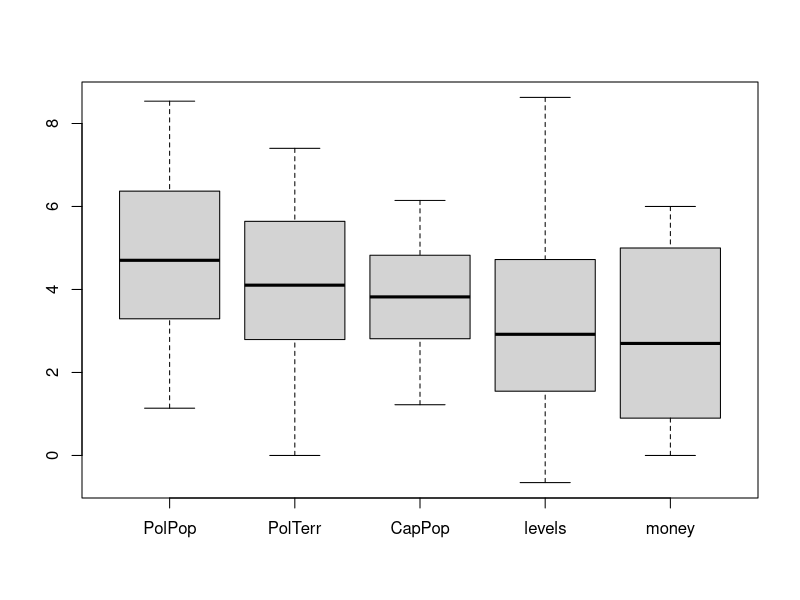
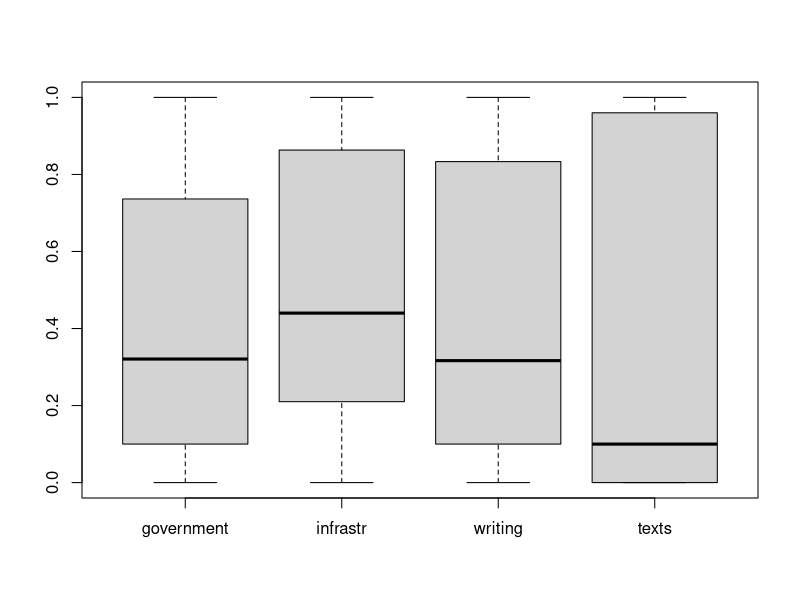
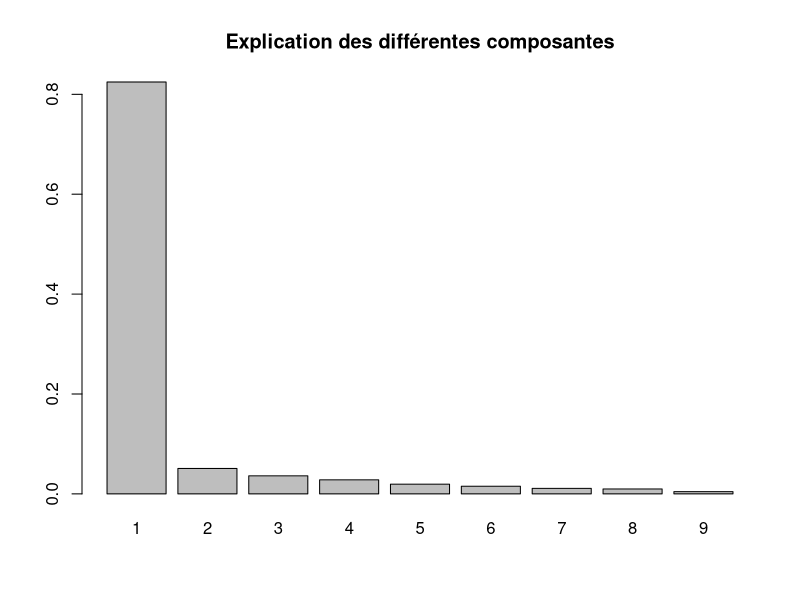
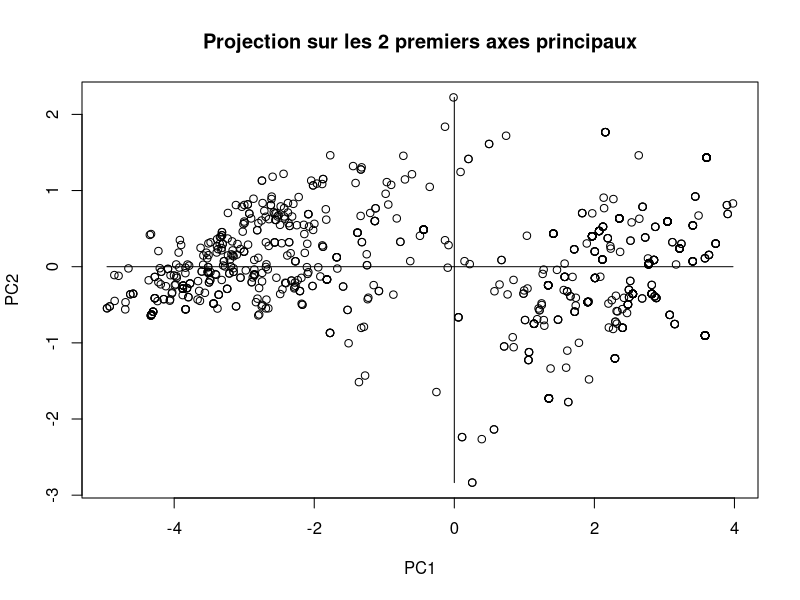
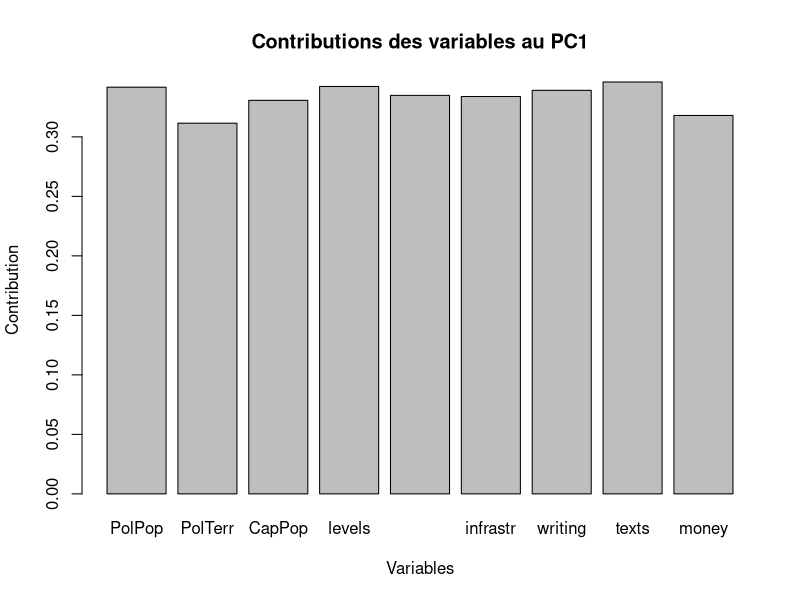
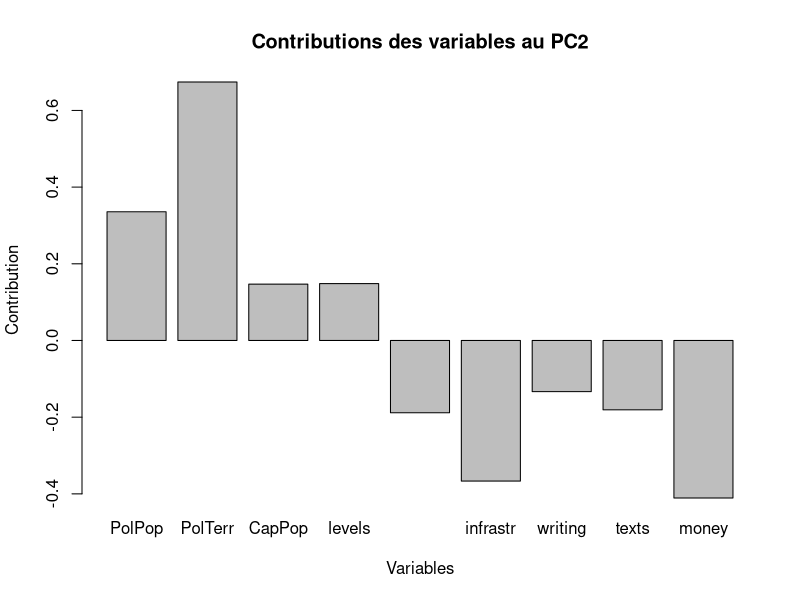
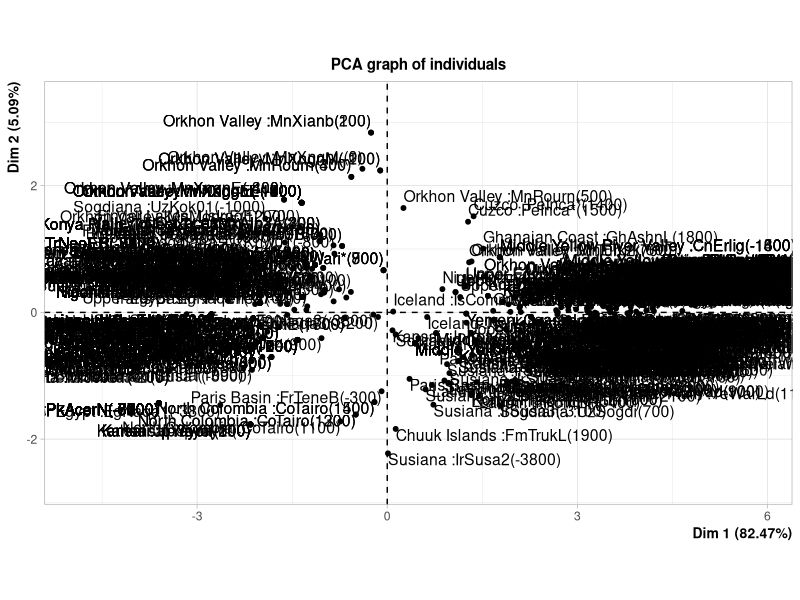
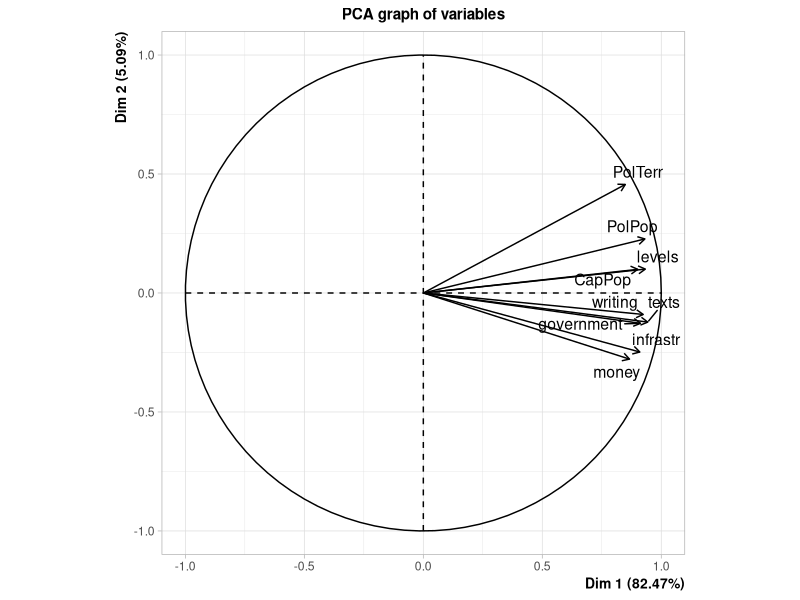

These charts were generated, in order, by the following R code:
## ---- chunk 1
knitr::opts_chunk$set(echo = TRUE)
## ---- chunk 2
dfn <- read.csv('socompindexe.csv',sep=',')
# Mettre l'Index en index et retirer SPC1
data <- subset(dfn, select=-c(Index,SPC1))
rownames(data) <- dfn$Index
attach(data)
head(dfn)
str(data)
head(data)
dim(data)
dim(dfn)
## ---- chunk 3
# Séparer les 2 plots qui sont d'échelle différente
boxplot(subset(data,select = c(PolPop,PolTerr,CapPop,levels,money)))
boxplot(subset(data,select = c(government,infrastr,writing,texts)))
## ---- chunk 4
X= scale(data, center=T, scale=T) 

S = cov(X)
acp = eigen(S)
lambda = acp$values
vecteurs_propres = acp$vectors
Inertie = sum(diag(S))
part.inertie = lambda/sum(lambda)
barplot(lambda/sum(lambda),names.arg = 1:length(lambda))
title(main="Explication des différentes composantes")

# Les composantes principales : 
C = X %*% vecteurs_propres #changement de base vers la nouvelle base des composantes principales
dim(C)
# colnames(C) =   paste("comp", 1:4)
plot(C[,1:2],type="p",xlab='PC1',ylab='PC2')
str(C)
# text(C[,1:2])
title(main="Projection sur les 2 premiers axes principaux")
lines(c(min(C[,1]),max(C[,1])),c(0,0))
lines(c(0,0),c(min(C[,2]),max(C[,2])))

barplot(-vecteurs_propres[,1],ylab = 'Contribution',xlab = 'Variables',names.arg = names(data),axes = TRUE)
title(main="Contributions des variables au PC1")

barplot(-vecteurs_propres[,2],ylab = 'Contribution',xlab = 'Variables',names.arg = names(data),axes = TRUE)
title(main="Contributions des variables au PC2")
## ---- chunk 5
library(FactoMineR)
pca <- PCA(data, scale.unit = TRUE, ncp = 11, graph = TRUE)
pca$var$cos2
cos2C1 = pca$var$cos2[,1] + pca$var$cos2[,2] # tous proches de 1 donc  
plot(pca,choix="ind")    # graphe des individus
plot(pca,choix="var")    # graphe des variables 

plot(pca, cex=pca$ind$cos2, choix="ind")
plot(pca, select="cos2 0.8", choix="ind")
## ---- chunk 6
kmeans.result = kmeans(data,3)
plot(C[,1:2],type="p",xlab='PC1',ylab='PC2',col = kmeans.result$cluster+3)
kmeans.result = kmeans(data,2)
plot(C[,1:2],type="p",xlab='PC1',ylab='PC2',col = kmeans.result$cluster)
## ---- chunk 7
hc <- hclust(dist(data), method="ward.D2")
plot(hc,hang=-1,labels = FALSE)
rect.hclust(hc,k=2,border = 4)
rect.hclust(hc,k=3)
barplot(hc$height[(length(hc$height)-10):(length(hc$height))])
## ---- chunk 8
library(cluster)
pam.result <- pam(data,2)
plot(pam.result)
pam.result <- pam(data,3)
plot(pam.result)
## ---- chunk 9
k = 3
kmeans.result = kmeans(data,k)
plot(C[,1:2],type="p",xlab='PC1',ylab='PC2',col = kmeans.result$cluster)

data.petit = subset(data,select = c(government,infrastr,writing,texts))
data.grand = subset(data,select = c(PolPop,PolTerr,CapPop,levels,money))
data.grand.all = list()

for(nom in names(data.grand))
{
  for(i in 1:k)
  {
      data.grand.all[[paste(nom,i)]] <- data.grand[kmeans.result$cluster==i,nom]
  }
}
boxplot(data.grand.all,col = rep(c(2:(k+1)),length(data.grand)))

data.petit.all = list()

for(nom in names(data.petit))
{
  for(i in 1:k)
  {
      data.petit.all[[paste(nom,i)]] <- data.petit[kmeans.result$cluster==i,nom]
  }
}
boxplot(data.petit.all,col = rep(c(2:(k+1)),length(data.petit)))

# data.petit.all <- list(data.petit.1$government,data.petit.2$government))
# head(data.petit.all)
